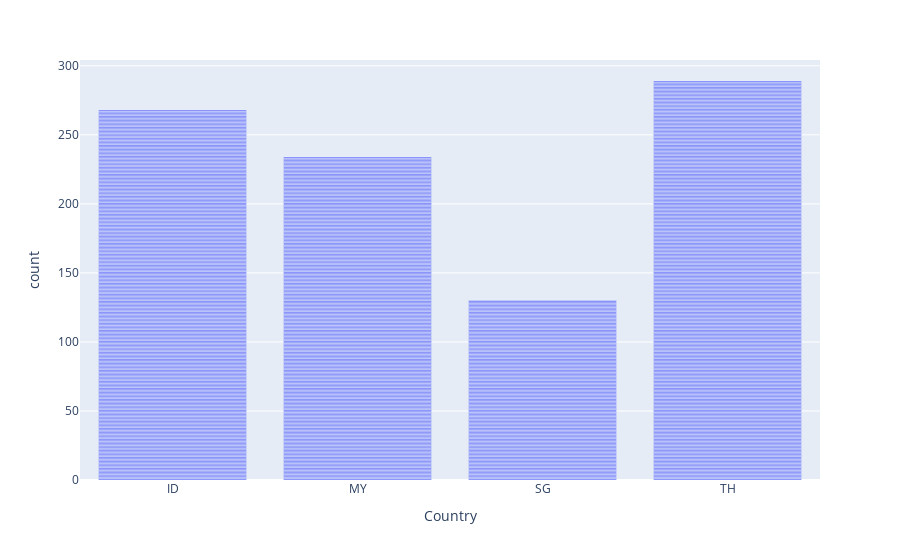

The notebook cell saved with this chart:
### Markdown cell above
1. Plot bar chart to compare a number of SB store among thailand, malaysia, si

### Code cell
import plotly.express as px
filtered_df = df[df['Country'].isin(['TH', 'MY', 'SG','ID'])]
fig = px.bar(filtered_df, x='Country', color_discrete_map={'TH':'red','MY':'green','SG':'yellow'})
fig.show()

### Figure 1 — Plotly figure (JSON) as saved in the notebook; plotly's stock layout.template omitted (floating-point values rounded to 4 significant figures; data arrays with more than 128 entries replaced by an {"elided": "..."} marker saying what was removed)
{"data": [{"alignmentgroup": "True", "hovertemplate": "Country=%{x}<br>count=%{y}<extra></extra>", "legendgroup": "", "marker": {"color": "#636efa", "pattern": {"shape": ""}}, "name": "", "offsetgroup": "", "orientation": "v", "showlegend": false, "textposition": "auto", "type": "bar", "x": {"elided": "921 str values"}, "xaxis": "x", "y": {"elided": "921 int values"}, "yaxis": "y"}], "layout": {"autosize": true, "barmode": "relative", "legend": {"tracegroupgap": 0}, "margin": {"t": 60}, "xaxis": {"anchor": "y", "autorange": true, "domain": [0, 1], "range": [-0.5, 3.5], "title": {"text": "Country"}, "type": "category"}, "yaxis": {"anchor": "x", "autorange": true, "domain": [0, 1], "range": [0, 304.2], "title": {"text": "count"}, "type": "linear"}}}
